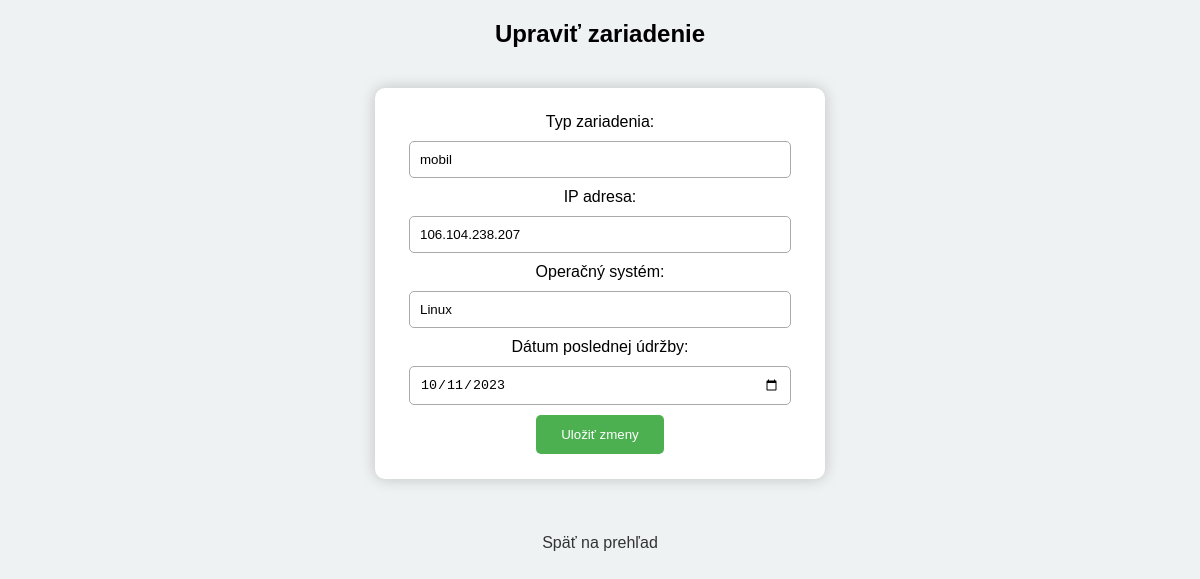
/upravit_zariadenie.php?id=1, run on the app's committed database.
### tables this page shows
CREATE TABLE `zariadenie` (
  `ID_zariadenia` int(11) NOT NULL,
  `typ_zariadenia` varchar(50) DEFAULT NULL,
  `ip_adresa` varchar(15) DEFAULT NULL,
  `operacny_system` varchar(50) DEFAULT NULL,
  `datum_poslednej_udrzby` date DEFAULT NULL
);

### upravit_zariadenie.php (the view, shortened to what this page needs)
<?php
include 'db.php';
$id = (int)$_GET['id'];
$sql = "SELECT * FROM zariadenie WHERE ID_zariadenia = $id";
$result = $conn->query($sql);
$row = $result->fetch_assoc();
?>
<!DOCTYPE html>
<html lang="sk">
<head>
</head>
<body>
<h2>Upraviť zariadenie</h2>
<form method="post">
    <label>Typ zariadenia:</label><br>
    <input type="text" name="typ_zariadenia" value="<?php echo htmlspecialchars($row['typ_zariadenia']); ?>" required><br>
    <label>IP adresa:</label><br>
    <input type="text" name="ip_adresa" value="<?php echo htmlspecialchars($row['ip_adresa']); ?>" required><br>
    <label>Operačný systém:</label><br>
    <input type="text" name="operacny_system" value="<?php echo htmlspecialchars($row['operacny_system']); ?>" required><br>
    <label>Dátum poslednej údržby:</label><br>
    <input type="date" name="datum_poslednej_udrzby" value="<?php echo htmlspecialchars($row['datum_poslednej_udrzby']); ?>" required><br>
    <input type="submit" value="Uložiť zmeny">
</form>
<a href="zariadenie.php">Späť na prehľad</a>
</body>
</html>

### upravit_zariadenie.php (style rules this page uses)
body { font-family: Arial, sans-serif; background-color: #eef2f3; text-align: center; }
form { background-color: #fff; width: 400px; margin: 40px auto; padding: 25px; border-radius: 10px; box-shadow: 0 0 15px rgba(0,0,0,0.2); }
input[type="text"], input[type="date"] { width: 90%; padding: 10px; margin: 10px 0; border: 1px solid #aaa; border-radius: 5px; }
input[type="submit"] { background-color: #4CAF50; color: white; padding: 12px 25px; border: none; border-radius: 5px; cursor: pointer; }
a { display: inline-block; margin-top: 15px; text-decoration: none; color: #333; }

### data on the page
zariadenie: typ_zariadenia "mobil", ip_adresa "106.104.238.207", operacny_system "Linux", datum_poslednej_udrzby "10/11/2023"
